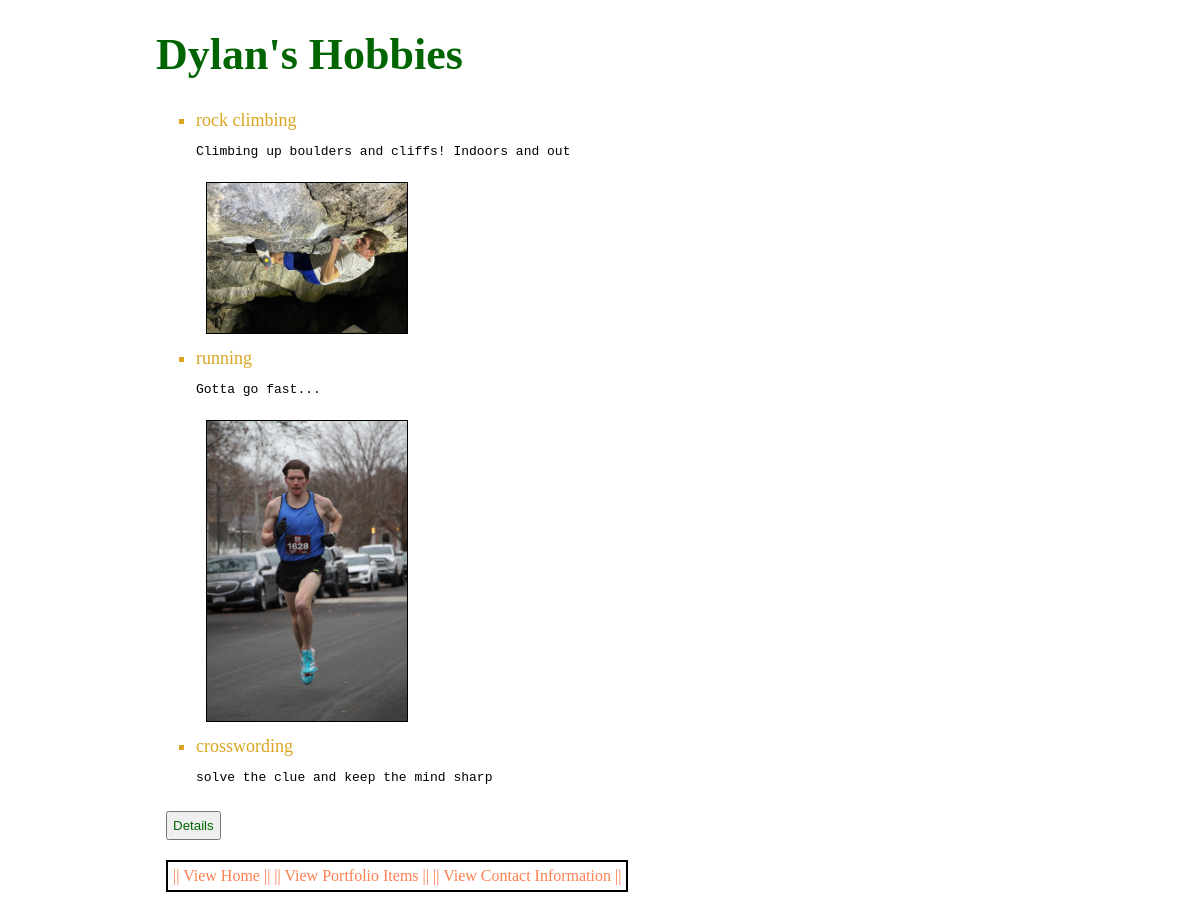
The page /hobby/ on the database its author committed.
### items/models.py (models this page shows, shortened)
class Hobby(models.Model):
    name = models.CharField(max_length=100)
    description = models.TextField()
    img_path = models.CharField(max_length=100, blank=True, null=True)

### items/views.py (the view)
# urls.py: path("hobby/", views.hobby, name="hobby"),
def hobby(request):
    hobbyList = Hobby.objects.all()
    context = {"hobbyList": hobbyList, "apis": apis}
    return render(request, "items/hobby.html", context)

### items/templates/items/hobby.html (shortened to what this page needs)
{% load static %}
<!DOCTYPE html>
<html>
  <head>
    <link href="{% static 'css/styles.css' %}" rel="stylesheet" />
  </head>
  <body>
    <div class="content">
      <h1>Dylan's Hobbies</h1>
      <ul>
        {% for hobby in hobbyList %}
        <li>{{hobby.name}}</li>
        <pre>{{hobby.description}}</pre>
        {% if hobby.img_path %}
        <img
          src="{% static hobby.img_path %}"
          alt="{{ hobby.name }}"
          width="200"
        />
        {% endif %} {% endfor %}
      </ul>
      <button class="button"><a href="./hobbyDetail">Details</a></button>
      <br />
      <div id="home-links">
        {% for api in apis %} {% if api.name != "View Hobbies" %}
        <a href="{{ api.path }}">|| {{ api.name }} ||</a>
        {% endif %} {% endfor %}
      </div>
    </div>
  </body>
</html>

### items/static/css/styles.css (style rules this page uses)
.content { width: 75%; margin: 0 auto; }
.button { padding: 5px; color: darkgreen; margin: 10px; }
.button a { text-decoration: none; }
.button a:link { color: darkgreen; }
h1 { color: darkgreen; font-size: 44px; }
ul li { font-size: 18px; list-style-type: square; color: goldenrod; }
#home-links { border: 2px solid black; width: fit-content; padding: 5px; font-family: "Malgun Gothic"; margin: 10px; }
#home-links a { text-decoration: none; }
#home-links a:link { color: coral; }
img { margin: 10px; border: 1px solid black; }

### rows shown on the page
Hobby: name "rock climbing", description "Climbing up boulders and cliffs! Indoors and out", img_path (picture)
Hobby: name "running", description "Gotta go fast...", img_path (picture)
Hobby: name "crosswording", description "solve the clue and keep the mind sharp"

### other values the page prints
{{ api.name }} "View Home" "View Portfolio Items" "View Contact Information"
